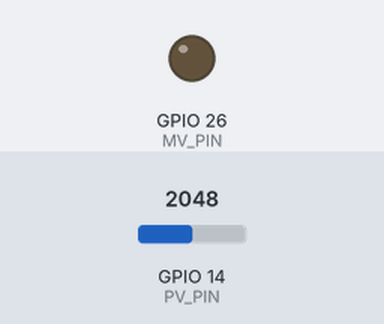
This program was run on a simulated ESP32. Shown: output pins drawn as LEDs (lit = HIGH). Inputs (shaded band) come from the test bench; at power-on: GPIO 14 (PV_PIN) = 2048. What the program prints to the serial monitor is not drawn.

Above: at 0.0 s.
At 4.1 s:
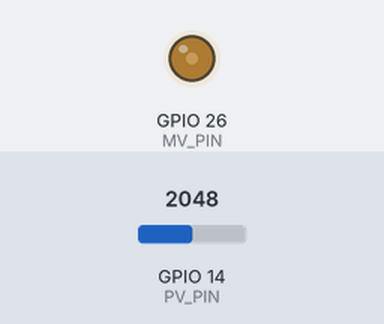
Timing chart, 0 to 5.6 s (numbered marks = the images above):
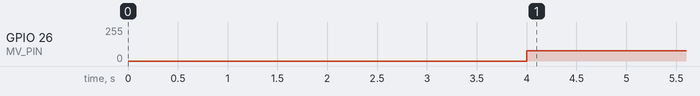

The program:

main.cpp
```cpp
#include <Arduino.h>
#include <freertos/FreeRTOS.h>
#include <freertos/task.h>

// Settings
static const TickType_t samplingInterval = 50 / portTICK_PERIOD_MS;
static const TickType_t timeToStartInterval = 4000 / portTICK_PERIOD_MS;

static const uint8_t PV_PIN = 14;
static const uint8_t MV_PIN = 26;
volatile float VCC = 0.0;
volatile uint16_t sensorReadingInt;
volatile float sensorReadingVoltage;
// Globals
static TimerHandle_t getSensorReadingTimer = NULL;
static TimerHandle_t stepInputStartTimer = NULL;

//static TaskHandle_t taskZeroOutputHandler = NULL;

//*****************************************************************************
// Callbacks

// get a new sample
void getSensorReadingCallback(TimerHandle_t xTimer) {
  Serial.print(xTaskGetTickCount() / 1000., 1);
  sensorReadingInt = analogRead(PV_PIN);
  sensorReadingVoltage = (sensorReadingInt) * (VCC/4096.);
  Serial.print(",");
  Serial.print(VCC);
  Serial.print(",");
  Serial.println(sensorReadingVoltage, 4);
}

// send step after <timeToStartInterval> seconds
void setStepInputReadingCallback(TimerHandle_t xTimer) {
  dacWrite(MV_PIN, 77);
  VCC = 1.0;
}


//*****************************************************************************

void setup() {
  // Configure Serial
  Serial.begin(115200);
  // Configure I/O direction
  pinMode(MV_PIN, OUTPUT);
  pinMode(PV_PIN, INPUT);

  // Create a auto-reload timer for sensor readings
  getSensorReadingTimer = xTimerCreate(
                      "getSensorReadingTimer",     // Name of timer
                      samplingInterval,            // Period of timer (in ticks)
                      pdTRUE,              // Auto-reload TRUE, one_shot FALSE
                      (void *)0,            // Timer ID
                      getSensorReadingCallback);  // Callback function
  // Create a one shot timer for step output
  stepInputStartTimer  = xTimerCreate(
                      "stepInputStartTimer ",     // Name of timer
                      timeToStartInterval,            // Period of timer (in ticks)
                      pdFALSE,              // Auto-reload TRUE, one_shot FALSE
                      (void *)1,            // Timer ID
                      setStepInputReadingCallback);  // Callback function

  xTimerStart(getSensorReadingTimer, 0);
  xTimerStart(stepInputStartTimer, 0);
}

void loop() {
  vTaskSuspend(NULL); // Execution should never get here
}
```

Measured:
- by itself, GPIO 26 (MV_PIN): 0/255 → 77/255 at 4.0 s
